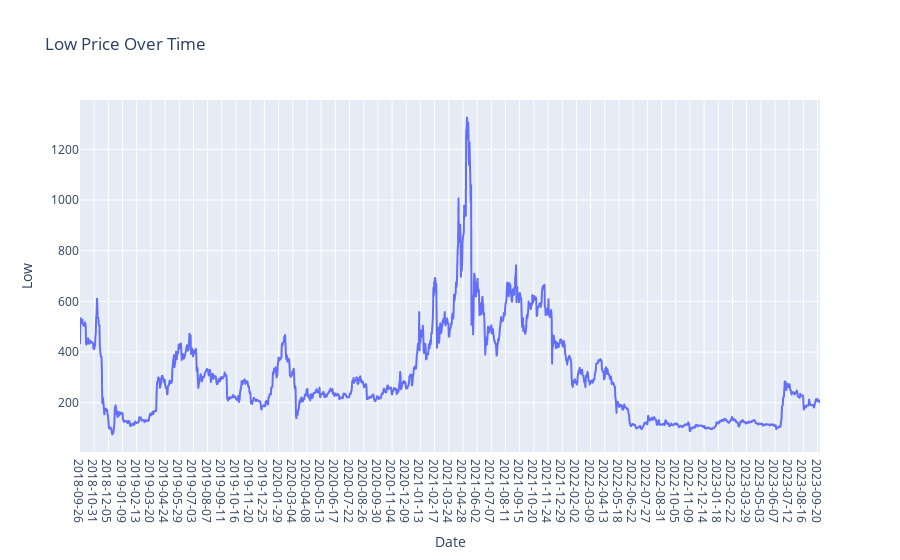

The notebook cell this image was saved under:
### Markdown cell above
## iii) Graph for Low Column Values

### Code cell
plt.figure(figsize=(14, 6))
fig = px.line(BCH.Low,x=BCH.Date, y='Low', labels={'x': 'Date', 'y': 'Price'}, title='Low Price Over Time')
fig.update_xaxes(type='category')  # Ensure the x-axis treats the index as categorical (date)
fig.show()

### Figure 1 — Plotly figure (JSON) as saved in the notebook; plotly's stock layout.template omitted (floating-point values rounded to 4 significant figures; data arrays with more than 128 entries replaced by an {"elided": "..."} marker saying what was removed)
{"data": [{"hovertemplate": "Date=%{x}<br>Low=%{y}<extra></extra>", "legendgroup": "", "line": {"color": "#636efa", "dash": "solid"}, "marker": {"symbol": "circle"}, "mode": "lines", "name": "", "showlegend": false, "type": "scattergl", "x": {"elided": "1827 str values"}, "xaxis": "x", "y": {"elided": "1827 float values"}, "yaxis": "y"}], "layout": {"legend": {"tracegroupgap": 0}, "title": {"text": "Low Price Over Time"}, "xaxis": {"anchor": "y", "domain": [0, 1], "title": {"text": "Date"}, "type": "category"}, "yaxis": {"anchor": "x", "domain": [0, 1], "title": {"text": "Low"}}}}
